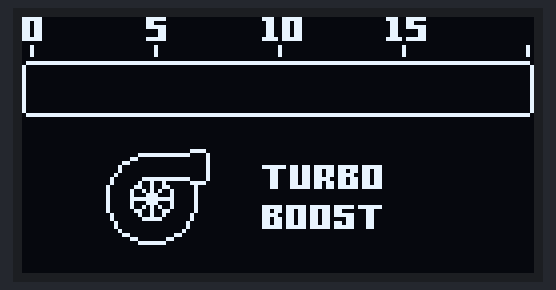
The sketch below on a simulated Arduino Uno, built with avr-gcc and run on an emulated ATmega328P. Parts: 128×64 one-colour display.

Above: at 0.7 s.
At 4.9 s:
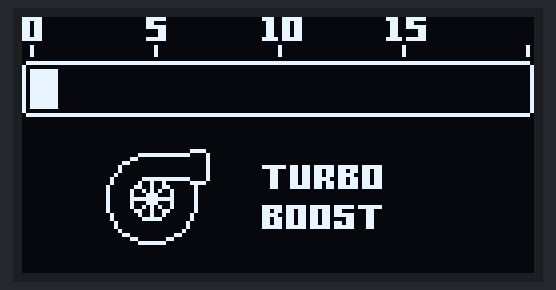
At 9.7 s:
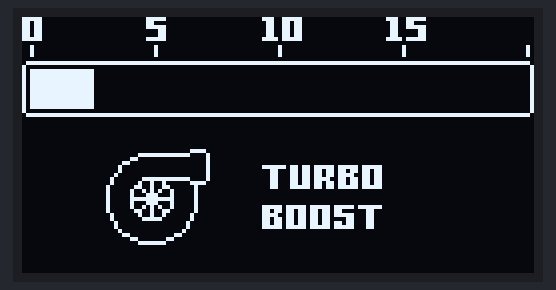
At 19.4 s:
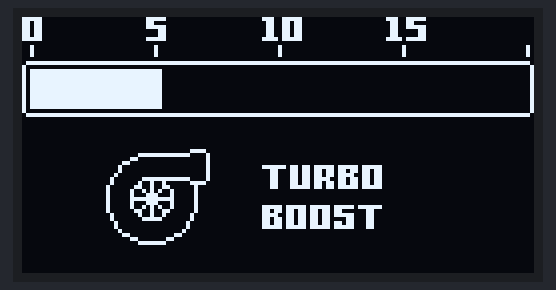
At 29.2 s:
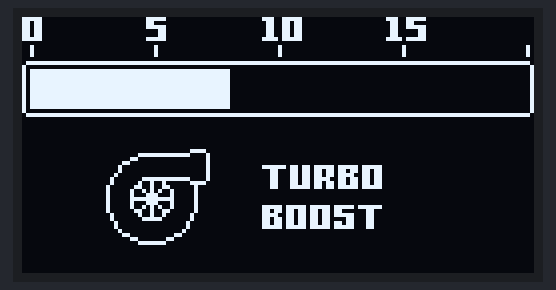
At 38.9 s:
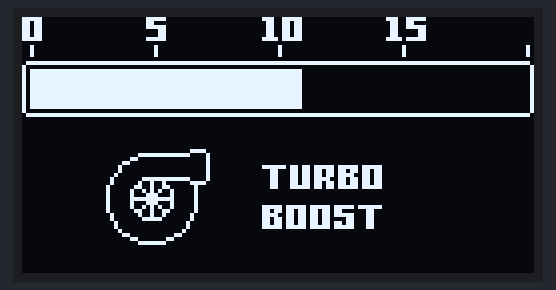

Measured:
- what the display in image 4 shows lasts 0.7 s, from 29.1 s to 29.8 s

The sketch:

Boost_Gauge.ino
```cpp
#include "U8glib.h"

//U8GLIB_SSD1306_128X64 u8g(U8G_I2C_OPT_DEV_0 | U8G_I2C_OPT_NO_ACK | U8G_I2C_OPT_FAST); // Fast I2C / TWI

U8GLIB_SSD1306_128X64 u8g(13, 11, 8, 9, 10); //SPI Connection

// 'Boost_Gauge_Preview', 128x64px
const unsigned char epd_bitmap_Boost_Gauge_Preview [] PROGMEM = {
	0xf8, 0x00, 0x00, 0x01, 0xf0, 0x00, 0x00, 0x0e, 0x7c, 0x00, 0x00, 0x1c, 0xf8, 0x00, 0x00, 0x00,
	0xd8, 0x00, 0x00, 0x01, 0x80, 0x00, 0x00, 0x06, 0x6c, 0x00, 0x00, 0x0c, 0xc0, 0x00, 0x00, 0x00,
	0xd8, 0x00, 0x00, 0x01, 0xf0, 0x00, 0x00, 0x06, 0x6c, 0x00, 0x00, 0x0c, 0xf8, 0x00, 0x00, 0x00,
	0xd8, 0x00, 0x00, 0x00, 0x30, 0x00, 0x00, 0x06, 0x6c, 0x00, 0x00, 0x0c, 0x18, 0x00, 0x00, 0x00,
	0xd8, 0x00, 0x00, 0x00, 0x30, 0x00, 0x00, 0x06, 0x6c, 0x00, 0x00, 0x0c, 0x18, 0x00, 0x00, 0x00,
	0xf8, 0x00, 0x00, 0x01, 0xf0, 0x00, 0x00, 0x0f, 0x7c, 0x00, 0x00, 0x1e, 0xf8, 0x00, 0x00, 0x00,
	0x00, 0x00, 0x00, 0x00, 0x00, 0x00, 0x00, 0x00, 0x00, 0x00, 0x00, 0x00, 0x00, 0x00, 0x00, 0x00,
	0x20, 0x00, 0x00, 0x00, 0x40, 0x00, 0x00, 0x00, 0x80, 0x00, 0x00, 0x01, 0x00, 0x00, 0x00, 0x02,
	0x20, 0x00, 0x00, 0x00, 0x40, 0x00, 0x00, 0x00, 0x80, 0x00, 0x00, 0x01, 0x00, 0x00, 0x00, 0x02,
	0x20, 0x00, 0x00, 0x00, 0x40, 0x00, 0x00, 0x00, 0x80, 0x00, 0x00, 0x01, 0x00, 0x00, 0x00, 0x02,
	0x00, 0x00, 0x00, 0x00, 0x00, 0x00, 0x00, 0x00, 0x00, 0x00, 0x00, 0x00, 0x00, 0x00, 0x00, 0x00,
	0x7f, 0xff, 0xff, 0xff, 0xff, 0xff, 0xff, 0xff, 0xff, 0xff, 0xff, 0xff, 0xff, 0xff, 0xff, 0xfe,
	0x80, 0x00, 0x00, 0x00, 0x00, 0x00, 0x00, 0x00, 0x00, 0x00, 0x00, 0x01, 0x55, 0x55, 0x55, 0x55,
	0xbf, 0xff, 0xff, 0xff, 0xff, 0xff, 0xff, 0xff, 0xff, 0xff, 0xff, 0xfc, 0xaa, 0xaa, 0xaa, 0xa9,
	0xbf, 0xff, 0xff, 0xff, 0xff, 0xff, 0xff, 0xff, 0xff, 0xff, 0xff, 0xfd, 0x55, 0x55, 0x55, 0x55,
	0xbf, 0xff, 0xff, 0xff, 0xff, 0xff, 0xff, 0xff, 0xff, 0xff, 0xff, 0xfc, 0xaa, 0xaa, 0xaa, 0xa9,
	0xbf, 0xff, 0xff, 0xff, 0xff, 0xff, 0xff, 0xff, 0xff, 0xff, 0xff, 0xfd, 0x55, 0x55, 0x55, 0x55,
	0xbf, 0xff, 0xff, 0xff, 0xff, 0xff, 0xff, 0xff, 0xff, 0xff, 0xff, 0xfc, 0xaa, 0xaa, 0xaa, 0xa9,
	0xbf, 0xff, 0xff, 0xff, 0xff, 0xff, 0xff, 0xff, 0xff, 0xff, 0xff, 0xfd, 0x55, 0x55, 0x55, 0x55,
	0xbf, 0xff, 0xff, 0xff, 0xff, 0xff, 0xff, 0xff, 0xff, 0xff, 0xff, 0xfc, 0xaa, 0xaa, 0xaa, 0xa9,
	0xbf, 0xff, 0xff, 0xff, 0xff, 0xff, 0xff, 0xff, 0xff, 0xff, 0xff, 0xfd, 0x55, 0x55, 0x55, 0x55,
	0xbf, 0xff, 0xff, 0xff, 0xff, 0xff, 0xff, 0xff, 0xff, 0xff, 0xff, 0xfc, 0xaa, 0xaa, 0xaa, 0xa9,
	0xbf, 0xff, 0xff, 0xff, 0xff, 0xff, 0xff, 0xff, 0xff, 0xff, 0xff, 0xfd, 0x55, 0x55, 0x55, 0x55,
	0x80, 0x00, 0x00, 0x00, 0x00, 0x00, 0x00, 0x00, 0x00, 0x00, 0x00, 0x00, 0xaa, 0xaa, 0xaa, 0xa9,
	0x7f, 0xff, 0xff, 0xff, 0xff, 0xff, 0xff, 0xff, 0xff, 0xff, 0xff, 0xff, 0xff, 0xff, 0xff, 0xfe,
	0x00, 0x00, 0x00, 0x00, 0x00, 0x00, 0x00, 0x00, 0x00, 0x00, 0x00, 0x00, 0x00, 0x00, 0x00, 0x00,
	0x00, 0x00, 0x00, 0x00, 0x00, 0x00, 0x00, 0x00, 0x00, 0x00, 0x00, 0x00, 0x00, 0x00, 0x00, 0x00,
	0x00, 0x00, 0x00, 0x00, 0x00, 0x00, 0x00, 0x00, 0x00, 0x00, 0x00, 0x00, 0x00, 0x00, 0x00, 0x00,
	0x00, 0x00, 0x00, 0x00, 0x00, 0x00, 0x00, 0x00, 0x00, 0x00, 0x00, 0x00, 0x00, 0x00, 0x00, 0x00,
	0x00, 0x00, 0x00, 0x00, 0x00, 0x00, 0x00, 0x00, 0x00, 0x00, 0x00, 0x00, 0x00, 0x00, 0x00, 0x00,
	0x00, 0x00, 0x00, 0x00, 0x00, 0x00, 0x00, 0x00, 0x00, 0x00, 0x00, 0x00, 0x00, 0x00, 0x00, 0x00,
	0x00, 0x00, 0x00, 0x00, 0x00, 0x00, 0x00, 0x00, 0x00, 0x00, 0x00, 0x00, 0x00, 0x00, 0x00, 0x00,
	0x00, 0x00, 0x00, 0x00, 0x00, 0x00, 0x00, 0x00, 0x00, 0x00, 0x00, 0x00, 0x00, 0x00, 0x00, 0x00,
	0x00, 0x00, 0x00, 0x00, 0x00, 0x3c, 0x00, 0x00, 0x00, 0x00, 0x00, 0x00, 0x00, 0x00, 0x00, 0x00,
	0x00, 0x00, 0x00, 0x07, 0xff, 0xc2, 0x00, 0x00, 0x00, 0x00, 0x00, 0x00, 0x00, 0x00, 0x00, 0x00,
	0x00, 0x00, 0x00, 0x18, 0x00, 0x02, 0x00, 0x00, 0x00, 0x00, 0x00, 0x00, 0x00, 0x00, 0x00, 0x00,
	0x00, 0x00, 0x00, 0x60, 0x00, 0x02, 0x00, 0x00, 0x00, 0x00, 0x00, 0x00, 0x00, 0x00, 0x00, 0x00,
	0x00, 0x00, 0x00, 0x80, 0x00, 0x02, 0x00, 0x0f, 0xdb, 0x7d, 0xf7, 0xc0, 0x00, 0x00, 0x00, 0x00,
	0x00, 0x00, 0x00, 0x80, 0x00, 0x02, 0x00, 0x03, 0x1b, 0x6d, 0xb6, 0xc0, 0x00, 0x00, 0x00, 0x00,
	0x00, 0x00, 0x01, 0x00, 0x00, 0x02, 0x00, 0x03, 0x1b, 0x6d, 0xe6, 0xc0, 0x00, 0x00, 0x00, 0x00,
	0x00, 0x00, 0x02, 0x03, 0xff, 0xc2, 0x00, 0x03, 0x1b, 0x79, 0xb6, 0xc0, 0x00, 0x00, 0x00, 0x00,
	0x00, 0x00, 0x02, 0x04, 0x90, 0x3c, 0x00, 0x03, 0x1b, 0x6d, 0xb6, 0xc0, 0x00, 0x00, 0x00, 0x00,
	0x00, 0x00, 0x04, 0x0c, 0x98, 0x10, 0x00, 0x03, 0x1f, 0x6d, 0xf7, 0xc0, 0x00, 0x00, 0x00, 0x00,
	0x00, 0x00, 0x04, 0x12, 0xa4, 0x10, 0x00, 0x00, 0x00, 0x00, 0x00, 0x00, 0x00, 0x00, 0x00, 0x00,
	0x00, 0x00, 0x04, 0x11, 0xc4, 0x10, 0x00, 0x00, 0x00, 0x00, 0x00, 0x00, 0x00, 0x00, 0x00, 0x00,
	0x00, 0x00, 0x04, 0x1f, 0xfc, 0x10, 0x00, 0x00, 0x00, 0x00, 0x00, 0x00, 0x00, 0x00, 0x00, 0x00,
	0x00, 0x00, 0x04, 0x11, 0xc4, 0x10, 0x00, 0x00, 0x00, 0x00, 0x00, 0x00, 0x00, 0x00, 0x00, 0x00,
	0x00, 0x00, 0x04, 0x12, 0xa4, 0x10, 0x00, 0x0f, 0xbe, 0xfb, 0xef, 0xc0, 0x00, 0x00, 0x00, 0x00,
	0x00, 0x00, 0x04, 0x0c, 0x98, 0x10, 0x00, 0x0d, 0xb6, 0xdb, 0x03, 0x00, 0x00, 0x00, 0x00, 0x00,
	0x00, 0x00, 0x02, 0x04, 0x90, 0x20, 0x00, 0x0f, 0x36, 0xdb, 0xe3, 0x00, 0x00, 0x00, 0x00, 0x00,
	0x00, 0x00, 0x02, 0x03, 0xe0, 0x20, 0x00, 0x0d, 0xb6, 0xd8, 0x63, 0x00, 0x00, 0x00, 0x00, 0x00,
	0x00, 0x00, 0x01, 0x00, 0x00, 0x40, 0x00, 0x0d, 0xb6, 0xdb, 0x63, 0x00, 0x00, 0x00, 0x00, 0x00,
	0x00, 0x00, 0x01, 0x00, 0x00, 0x40, 0x00, 0x0f, 0xbe, 0xfb, 0xe3, 0x00, 0x00, 0x00, 0x00, 0x00,
	0x00, 0x00, 0x00, 0x80, 0x00, 0x80, 0x00, 0x00, 0x00, 0x00, 0x00, 0x00, 0x00, 0x00, 0x00, 0x00,
	0x00, 0x00, 0x00, 0x60, 0x03, 0x00, 0x00, 0x00, 0x00, 0x00, 0x00, 0x00, 0x00, 0x00, 0x00, 0x00,
	0x00, 0x00, 0x00, 0x18, 0x0c, 0x00, 0x00, 0x00, 0x00, 0x00, 0x00, 0x00, 0x00, 0x00, 0x00, 0x00,
	0x00, 0x00, 0x00, 0x07, 0xf0, 0x00, 0x00, 0x00, 0x00, 0x00, 0x00, 0x00, 0x00, 0x00, 0x00, 0x00,
	0x00, 0x00, 0x00, 0x00, 0x00, 0x00, 0x00, 0x00, 0x00, 0x00, 0x00, 0x00, 0x00, 0x00, 0x00, 0x00,
	0x00, 0x00, 0x00, 0x00, 0x00, 0x00, 0x00, 0x00, 0x00, 0x00, 0x00, 0x00, 0x00, 0x00, 0x00, 0x00,
	0x00, 0x00, 0x00, 0x00, 0x00, 0x00, 0x00, 0x00, 0x00, 0x00, 0x00, 0x00, 0x00, 0x00, 0x00, 0x00,
	0x00, 0x00, 0x00, 0x00, 0x00, 0x00, 0x00, 0x00, 0x00, 0x00, 0x00, 0x00, 0x00, 0x00, 0x00, 0x00,
	0x00, 0x00, 0x00, 0x00, 0x00, 0x00, 0x00, 0x00, 0x00, 0x00, 0x00, 0x00, 0x00, 0x00, 0x00, 0x00,
	0x00, 0x00, 0x00, 0x00, 0x00, 0x00, 0x00, 0x00, 0x00, 0x00, 0x00, 0x00, 0x00, 0x00, 0x00, 0x00,
	0x00, 0x00, 0x00, 0x00, 0x00, 0x00, 0x00, 0x00, 0x00, 0x00, 0x00, 0x00, 0x00, 0x00, 0x00, 0x00
};


int progress = 0;

void setup() {
  u8g.setFont(u8g_font_tpssb);
  u8g.setColorIndex(1);
}

void loop() {
  u8g.firstPage();
  do {
  //   u8g.drawStr(25, 50, "Progress Bar");
  //   u8g.drawFrame(0, 10, 128, 20);
  //   u8g.drawBox(10, 15, progress, 10);


    u8g.setColorIndex(1);
    u8g.drawBitmapP(0, 0, 128/8, 64, epd_bitmap_Boost_Gauge_Preview);
    u8g.setColorIndex(0);
    u8g.drawBox(1, 12, 126, 12);
    u8g.setColorIndex(1);
    u8g.drawBox(2, 13, map(progress, 0, 100, 0, 124), 10);

  } while ( u8g.nextPage() );

  if (progress < 100) {
    progress++;
  } else {
    progress = 0;
  }
}
```
